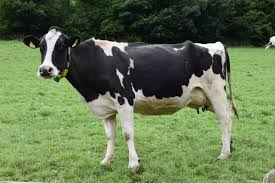
#> input picture backend/uploads/36e377f3ca7845008858b84e2bbec493_WhatsApp_Image_2025-09-09_at_22.08.33_9bf09940.jpg, 275 x 183 px
$ python -i landmark_model.py   (imports and definitions only)
#> lines starting #> are read from the running program, lines starting #| are printed output that depends on the picture; after the words box and inside, x2 and y2 are one past the last pixel; in counts of white or black regions, pixels touching at a corner belong together
# model/landmark_model.py
import cv2
import numpy as np
from typing import Tuple, Dict, Any

# ArUco dictionary and detector compatible with OpenCV >= 4.8
ARUCO_DICT = cv2.aruco.getPredefinedDictionary(cv2.aruco.DICT_4X4_50)
ARUCO_PARAMS = cv2.aruco.DetectorParameters()
DETECTOR = cv2.aruco.ArucoDetector(ARUCO_DICT, ARUCO_PARAMS)

# physical marker size (cm) - change if you use a different marker
MARKER_SIZE_CM = 10.0


def detect_aruco_scale_from_image(img: np.ndarray) -> float | None:
    """
    Returns cm_per_pixel if marker detected, else None.
    """
    gray = cv2.cvtColor(img, cv2.COLOR_BGR2GRAY)
    corners, ids, rejected = DETECTOR.detectMarkers(gray)
    if ids is None or len(corners) == 0:
        return None
    # Use first marker
    c = corners[0].reshape((4, 2))
    # compute average edge length in pixels
    edge_lengths = [
        np.linalg.norm(c[0] - c[1]),
        np.linalg.norm(c[1] - c[2]),
        np.linalg.norm(c[2] - c[3]),
        np.linalg.norm(c[3] - c[0]),
    ]
    avg_px = float(np.mean(edge_lengths))
    if avg_px <= 0:
        return None
    cm_per_px = MARKER_SIZE_CM / avg_px
    return cm_per_px


def detect_landmarks_and_scale(image_path: str) -> Tuple[Dict[str, Any], float | None]:
    """
    Given image_path, returns (landmarks_dict, cm_per_pixel or None).
    Raises Exceptions on failure.
    Landmarks: bbox, leftmost, rightmost, topmost, bottommost, centroid, head, tail, hoof_front, hoof_back, contour_area
    """
    img = cv2.imread(image_path)
#> img is the input picture: shape (183, 275, 3); mean B, G, R 78.3, 116.6, 98.3
    if img is None:
        raise FileNotFoundError("Image not found or cannot be opened")

    # optional scale detection using ArUco
    scale = detect_aruco_scale_from_image(img)  # cm per pixel or None
#> in detect_aruco_scale_from_image, `gray = cv2.cvtColor(img, cv2.COLOR_BGR2GRAY)`:
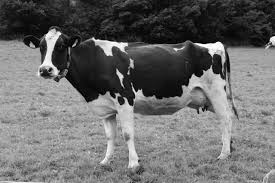
#> gray: shape (183, 275); min 0, max 255, mean 106.8
#> in detect_aruco_scale_from_image, `corners, ids, rejected = DETECTOR.detectMarkers(gray)`: corners = (); ids = None; rejected = 10 items

    # Preprocess - silhouette extraction
    blur = cv2.GaussianBlur(img, (5, 5), 0)
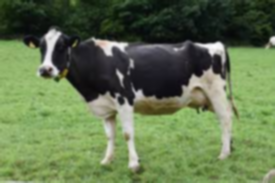
#> blur: shape (183, 275, 3); mean B, G, R 78.3, 116.6, 98.3
    gray = cv2.cvtColor(blur, cv2.COLOR_BGR2GRAY)
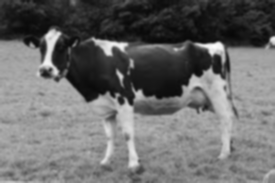
#> gray: shape (183, 275); min 7, max 252, mean 106.8
    _, thresh = cv2.threshold(
        gray, 0, 255, cv2.THRESH_BINARY + cv2.THRESH_OTSU)
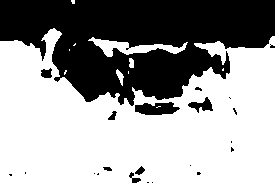
#> thresh: shape (183, 275); 60.9% white; 22 black regions (14 under 20 px), largest, box (x1, y1, x2, y2) and area: (0, 0, 275, 106) 18736, (135, 102, 180, 115) 421, (188, 97, 213, 113) 184

    # If background is darker -> invert so animal is white (foreground)
    white_ratio = np.sum(thresh == 255) / (thresh.shape[0] * thresh.shape[1])
#> white_ratio = 0.609
    if white_ratio < 0.2:
        thresh = cv2.bitwise_not(thresh)

    # Morphological cleaning
    kernel = np.ones((5, 5), np.uint8)
    thresh = cv2.morphologyEx(thresh, cv2.MORPH_CLOSE, kernel, iterations=2)
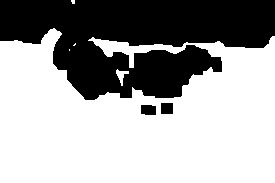
#> thresh: shape (183, 275); 63.6% white; 3 black regions, box (x1, y1, x2, y2) and area: (0, 0, 275, 100) 18060, (141, 105, 156, 115) 142, (161, 103, 173, 114) 132
    thresh = cv2.morphologyEx(thresh, cv2.MORPH_OPEN, kernel, iterations=1)
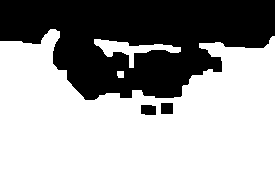
#> thresh: shape (183, 275); 63.2% white; 3 black regions

    # find contours
    contours, _ = cv2.findContours(
        thresh, cv2.RETR_EXTERNAL, cv2.CHAIN_APPROX_SIMPLE)
#> contours = 3 contours; box (x1, y1, x2, y2) and area: (0, 29, 275, 183) 30725, (94, 39, 181, 68) 706, (117, 71, 124, 78) 34
    if not contours:
        raise RuntimeError("No contours found for animal silhouette")

    # pick the largest contour by area
    contour = max(contours, key=cv2.contourArea)
#> contour = contour of 120 points, box (x1, y1, x2, y2) (0, 29, 275, 183), area 30725
    area = float(cv2.contourArea(contour))
#> area = 30725

    # require area relative to image size (1% threshold)
    min_area = 0.01 * (img.shape[0] * img.shape[1])
#> min_area = 503.2
    if area < min_area:
        raise RuntimeError(
            "Detected contour too small - bad input or wrong foreground/background")

    # bounding rectangle and extreme points
    x, y, w, h = cv2.boundingRect(contour)
#> x = 0; y = 29; w = 275; h = 154
    leftmost = tuple(contour[contour[:, :, 0].argmin()][0])
#> leftmost = (0, 41)
    rightmost = tuple(contour[contour[:, :, 0].argmax()][0])
#> rightmost = (274, 182)
    topmost = tuple(contour[contour[:, :, 1].argmin()][0])
#> topmost = (50, 29)
    bottommost = tuple(contour[contour[:, :, 1].argmax()][0])
#> bottommost = (0, 182)

    # centroid
    M = cv2.moments(contour)
#> M = moments, m00 30725, centre m10/m00, m01/m00 = (136.9, 123.2)
    if M["m00"] != 0:
        cx = int(M["m10"] / M["m00"])
#> cx = 136
        cy = int(M["m01"] / M["m00"])
#> cy = 123
    else:
        cx, cy = (int(x + w / 2), int(y + h / 2))

    # head/tail estimation: choose leftmost/rightmost and use the one with smaller y as head candidate
    # this is heuristic and may fail on angled poses
    head_est = leftmost if leftmost[1] < rightmost[1] else rightmost
#> head_est = (0, 41)
    tail_est = rightmost if head_est == leftmost else leftmost
#> tail_est = (274, 182)

    # hoof detection: consider contour points near bottom
    bottom_y = bottommost[1]
#> bottom_y = 182
    thresh_y = int(y + 0.92 * h)
#> thresh_y = 170
    lower_pts = [tuple(pt[0]) for pt in contour if pt[0][1] >= thresh_y]
#> lower_pts = [(0, 182), (274, 182)]

    hoof_front = None
    hoof_back = None
    if lower_pts:
        xs = [p[0] for p in lower_pts]
#> xs = [0, 274]
        median_x = float(np.median(xs))
#> median_x = 137
        left_foot_pts = [p for p in lower_pts if p[0] < median_x]
#> left_foot_pts = [(0, 182)]
        right_foot_pts = [p for p in lower_pts if p[0] >= median_x]
#> right_foot_pts = [(274, 182)]
        if left_foot_pts:
            # higher up is smaller y
            hoof_front = min(left_foot_pts, key=lambda p: p[1])
#> hoof_front = (0, 182)
        if right_foot_pts:
            hoof_back = min(right_foot_pts, key=lambda p: p[1])
#> hoof_back = (274, 182)

    landmarks = {
        "bbox": {"x": int(x), "y": int(y), "w": int(w), "h": int(h)},
        "leftmost": {"x": int(leftmost[0]), "y": int(leftmost[1])},
        "rightmost": {"x": int(rightmost[0]), "y": int(rightmost[1])},
        "topmost": {"x": int(topmost[0]), "y": int(topmost[1])},
        "bottommost": {"x": int(bottommost[0]), "y": int(bottommost[1])},
        "centroid": {"x": int(cx), "y": int(cy)},
        "head": {"x": int(head_est[0]), "y": int(head_est[1])},
        "tail": {"x": int(tail_est[0]), "y": int(tail_est[1])},
        "hoof_front": {"x": int(hoof_front[0]), "y": int(hoof_front[1])} if hoof_front else None,
        "hoof_back": {"x": int(hoof_back[0]), "y": int(hoof_back[1])} if hoof_back else None,
        "contour_area": float(area)
    }

    return landmarks, scale

>>> result = detect_landmarks_and_scale('../uploads/36e377f3ca7845008858b84e2bbec493_WhatsApp_Image_2025-09-09_at_22.08.33_9bf09940.jpg')

$ run again, on backend/uploads/1cb55ce691cd4c13a59dfa4dc545e20d_pexels-pixabay-36347.jpg
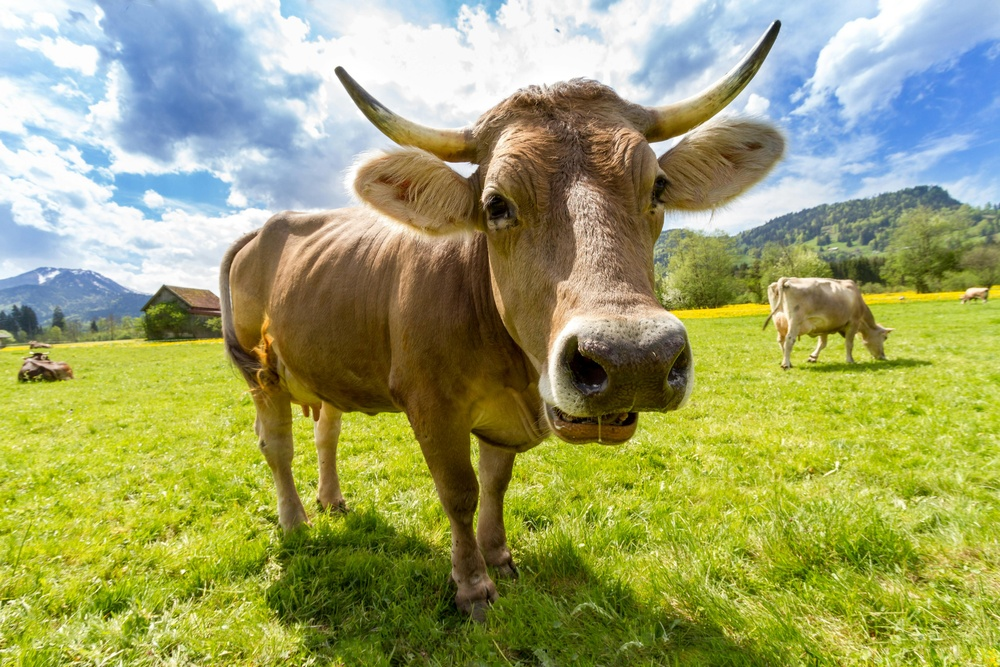
#> input picture backend/uploads/1cb55ce691cd4c13a59dfa4dc545e20d_pexels-pixabay-36347.jpg, 1000 x 667 px, shrunk from 5184 x 3456 before the run
#> in detect_landmarks_and_scale, img is the input picture: shape (667, 1000, 3); mean B, G, R 103.9, 161.8, 156.1
#> in detect_aruco_scale_from_image, `gray = cv2.cvtColor(img, cv2.COLOR_BGR2GRAY)`:
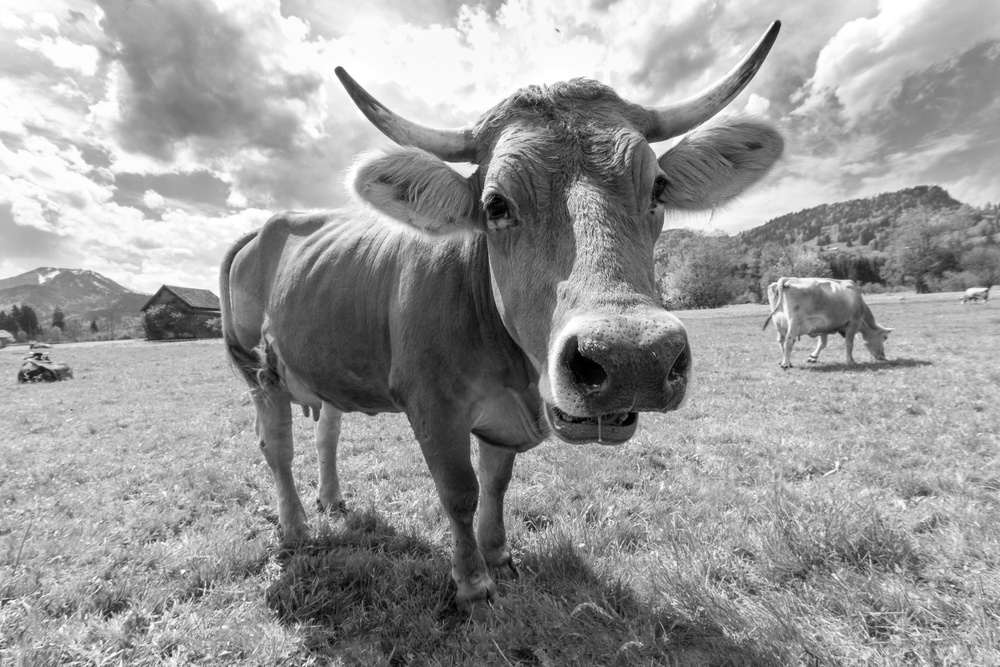
#> gray: shape (667, 1000); min 0, max 255, mean 153.5
#> corners = (); ids = None; rejected = 11 items
#> white_ratio = 0.637
#> in detect_landmarks_and_scale, `thresh = cv2.morphologyEx(thresh, cv2.MORPH_OPEN, kernel, iterations=1)`:
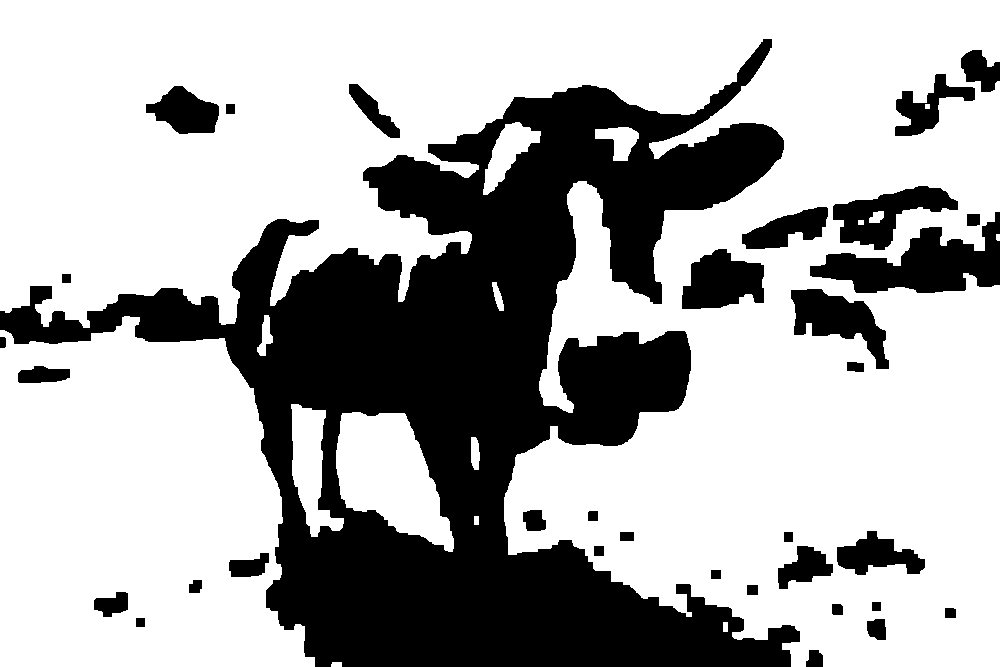
#> thresh: shape (667, 1000); 68.1% white; 34 black regions
#> contours = 13 contours, 1 with area under 20; largest, box (x1, y1, x2, y2) and area: (0, 0, 1000, 667) 370676, (0, 316, 315, 667) 88210, (336, 412, 454, 552) 9869, (291, 404, 344, 537) 3330, (483, 122, 541, 195) 1710
#> contour = contour of 1569 points, box (x1, y1, x2, y2) (0, 0, 1000, 667), area 370676
#> area = 370676
#> x = 0; w = 1000; h = 667
#> leftmost = (0, 0)
#> rightmost = (999, 666)
#> topmost = (0, 0)
#> bottommost = (791, 666)
#> M = moments, m00 370676, centre m10/m00, m01/m00 = (594, 261.8)
#> cx = 593
#> cy = 261
#> head_est = (0, 0)
#> tail_est = (999, 666)
#> bottom_y = 666
#> thresh_y = 613
#> lower_pts = 63 pairs, first value 686 to 999, second value 613 to 666
#> xs = 63 values, max 999 at index 62, min 686 at index 0, mean 776.6
#> median_x = 782
#> left_foot_pts = 29 pairs, first value 686 to 781, second value 613 to 639
#> right_foot_pts = 34 pairs, first value 782 to 999, second value 624 to 666
#> hoof_front = (686, 613)
#> hoof_back = (782, 624)
